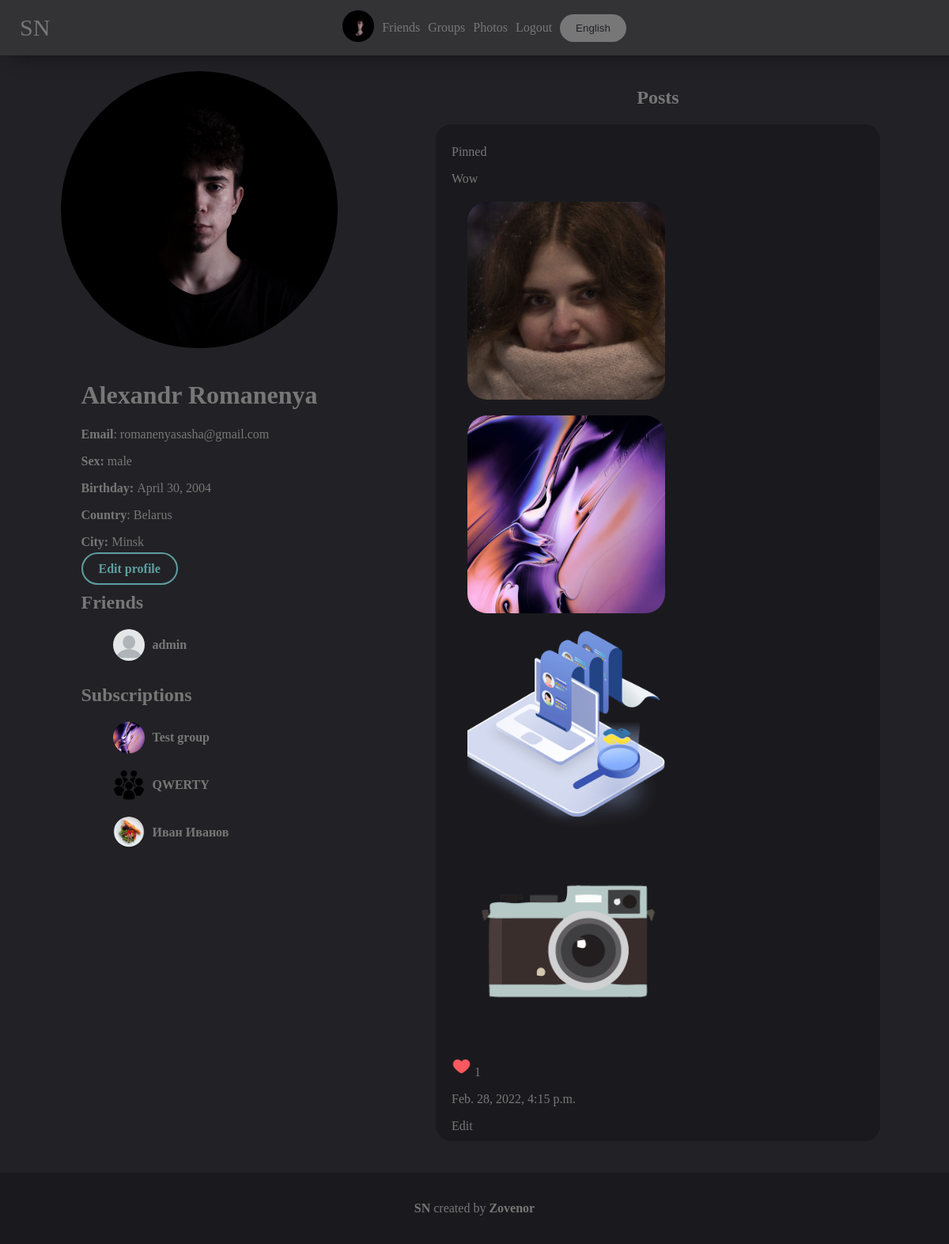
The page /account (signed in) on the database as committed earlier.
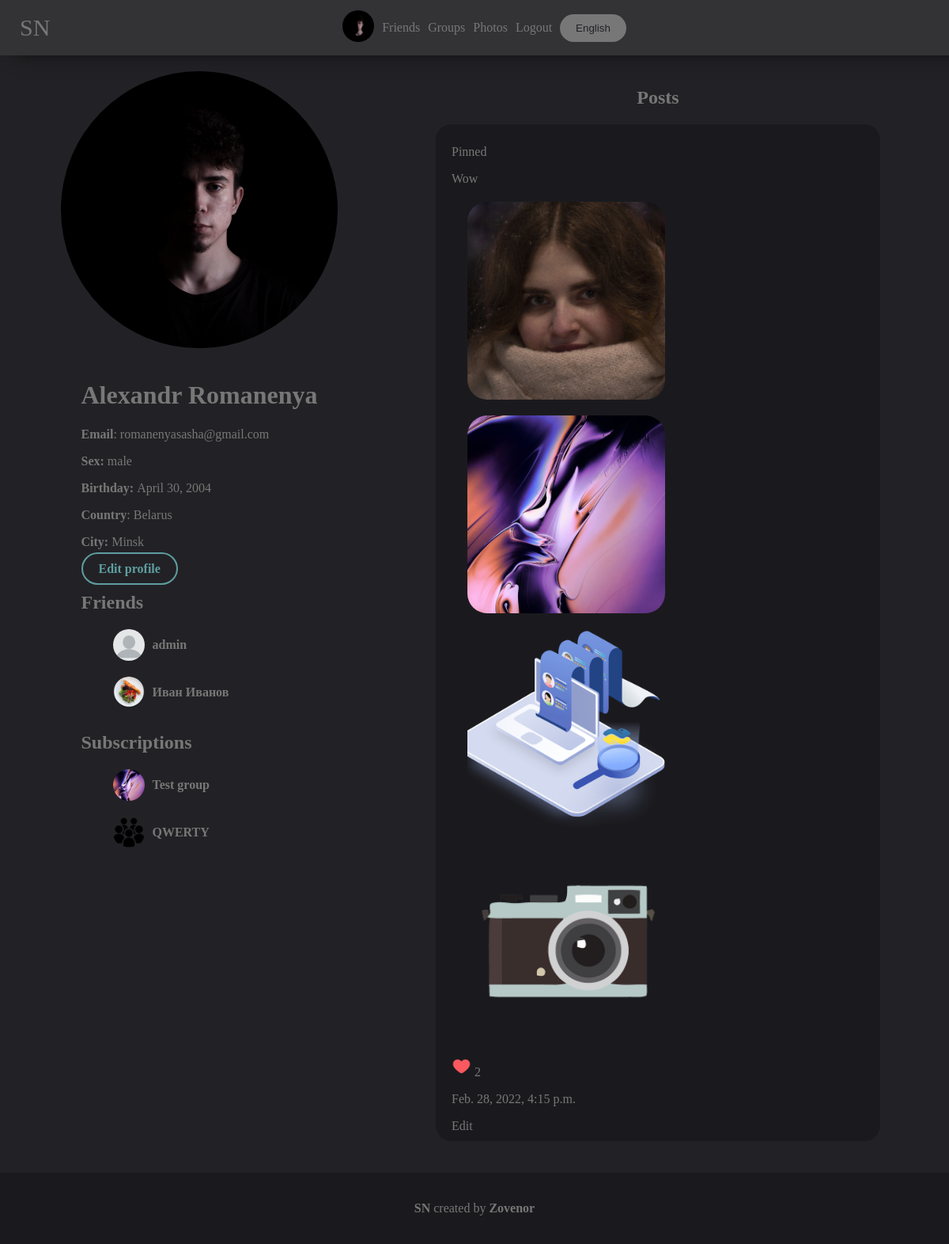
The same page on the database as committed later.
### mainpage/models.py (models this page shows, shortened)
class Friend(models.Model):
    user1 = models.IntegerField()
    user2 = models.IntegerField()
    def get_user1(self):
        try:
            return UserDetail.objects.get(user=self.user1)
        except:
            return None
    def get_user2(self):
        try:
            return UserDetail.objects.get(user=self.user2)
        except:
            return None

class UserDetail(models.Model):
    user = models.ForeignKey(User, on_delete=models.CASCADE)
    age = models.DateField(null=True, blank=True)
    photo = models.ForeignKey(Photo, on_delete=models.SET_NULL, null=True, blank=True)
    permissions = models.CharField(max_length=10, default="public")
    country = models.CharField(max_length=100, null=True, blank=True)
    city = models.CharField(max_length=100, null=True, blank=True)
    sex = models.CharField(max_length=10, choices=(('male', 'male'), ('female', 'female'), ('None', 'None')),
                           default=('None', 'None'))
    def get_photo(self):
        if self.photo:
            return self.photo
        else:
            return settings.STATIC_URL + "/mainpage/img/user.png"

class Group(models.Model):
    followers = models.ManyToManyField(UserDetail, related_name="followers", null=True, blank=True)
    name = models.CharField(max_length=250)
    description = models.TextField(null=True, blank=True)
    groupname = models.CharField(max_length=100, unique=True)
    photo = models.ForeignKey(Photo, on_delete=models.SET_NULL, null=True, blank=True)
    admin = models.ForeignKey(UserDetail, on_delete=models.SET_NULL, null=True, blank=True)
    editors = models.ManyToManyField(UserDetail, related_name="editors", null=True, blank=True)
    def get_photo(self):
        if self.photo:
            return self.photo
        else:
            return settings.STATIC_URL + "/mainpage/img/group.jpg"

class Photo(models.Model):
    photo = models.ImageField(upload_to='photos')
    date = models.DateTimeField(auto_now=True)
    user = models.ForeignKey(User, on_delete=models.SET_NULL, null=True)
    permissions = models.CharField(max_length=10, default="public")
    def __str__(self):
        return self.photo.url

class Follower(models.Model):
    user1 = models.IntegerField()
    user2 = models.IntegerField()
    def get_user2(self):
        try:
            return UserDetail.objects.get(user=self.user2)
        except:
            return None

class Post(models.Model):
    author = models.CharField(max_length=100, null=True, blank=True)
    text = models.TextField()
    photos = models.ManyToManyField(Photo, related_name="photos", null=True, blank=True)
    pinned = models.BooleanField(default=False)
    date = models.DateTimeField(auto_now=True)
    likes = models.ManyToManyField(UserDetail, null=True, blank=True)
    def count_likes(self):
        return self.likes.count()
    def get_author(self):
        if self.author[0:3] == 'usr':
            return UserDetail.objects.get(user=User.objects.get(id=self.author[3:]))
        elif self.author[0:2] == "gr":
            return Group.objects.get(id=self.author[2:])
        else:
            return None

### mainpage/views.py (the view, shortened to what this page needs)
# urls.py: path('account', views.YourAccountView.as_view()),
class YourAccountView(View):
    @user_is_authenticated
    def get(self, request, **kwargs):
        return AccountIDView.get(self, request, id=request.user.id,
                                 user_view=UserDetail.objects.get(user=request.user.id))

### mainpage/views.py (called while the page is built)
def base(func):
    def wrapper(self, request, content={}, *args, **kwargs):
        if request.user.is_authenticated:
            content.update({'your_user': UserDetail.objects.get(user=request.user)})
        return func(self, request, content=content, **kwargs)
    return wrapper

def get_sex(request, sex):
    if sex == 'male':
        return get_wordlist(request).Account.sex_names['male']
    elif sex == 'female':
        return get_wordlist(request).Account.sex_names['female']
    else:
        return get_wordlist(request).Account.sex_names['none']

def user_is_authenticated(func):
    def redir(self, request):
        return redirect('/login')
    def wrapper(self, request, **kwargs):
        if request.user.is_authenticated:
            return func(self, request, **kwargs)
        else:
            return redir(self, request)
    return wrapper

def get_wordlist(request):
    langs_list = {
        'en': langs.EN,
        'ru': langs.RU,
    }
    if 'lang' in request.COOKIES:
        lang = request.COOKIES['lang']
        try:
            return langs_list[lang]
        except:
            return langs_list['en']
    else:
        return langs_list['en']

### mainpage/templates/mainpage/account.html (shortened to what the changed rows need)
{% extends 'mainpage/base.html' %}
{% load static %}
{% block content %}
    <link rel="stylesheet" href="{% static 'mainpage/account.css' %}">
    {% if choose_photo == True %}
        {% for el in photos_library %}
            <a href="?choose_photo_by_id={{ el.id }}">
                <div class="account_photo" style="background-image: url('{{ el }}')"></div>
            </a>
        {% endfor %}
    {% else %}
        <div class="account">
            <div class="info">
                {% if edit_permissions == False %}
                    <h1>{{ user_view.user.first_name }} {{ user_view.user.last_name }}</h1>
                    {% if permissions != 'closed' %}
                        <section class="friends">
                            <h1>{{ list.friends }}</h1>
                            <ul>
                                {% for el in friends %}
                                    <li class="user">
                                        {% if el.user1 == user_view.user.id %}
                                            <a class="user" href="/{{ el.get_user2.user.username }}">
                                                <div class="user_photo"
                                                     style="background-image: url('{{ el.get_user2.get_photo }}')"></div>
                                                <b>{{ el.get_user2.user.first_name }} {{ el.get_user2.user.last_name }}</b>
                                            </a>
                                        {% else %}
                                            <a class="user" href="/{{ el.get_user1.user.username }}">
                                                <div class="user_photo"
                                                     style="background-image: url('{{ el.get_user1.get_photo }}')"></div>
                                                <b>{{ el.get_user1.user.first_name }} {{ el.get_user1.user.last_name }}</b>
                                            </a>
                                        {% endif %}
                                    </li>
                                {% endfor %}
                            </ul>
                        </section>
                        <section class="subscriptions">
                            <h1>{{ list.subscriptions }}</h1>
                            <ul>
                                {% for el in groups %}
                                    <li class="group">
                                        <a class="user" href="/{{ el.groupname }}">
                                            <div class="user_photo"
                                                 style="background-image: url('{{ el.get_photo }}')"></div>
                                            <b>{{ el.name }}</b>
                                        </a>
                                    </li>
                                {% endfor %}
                                {% for el in following %}
                                    <li class="user">
                                        <a class="user" href="/{{ el.get_user2.user.username }}">
                                            <div class="user_photo"
                                                 style="background-image: url('{{ el.get_user2.get_photo }}')"></div>
                                            <b>{{ el.get_user2.user.first_name }} {{ el.get_user2.user.last_name }}</b>
                                        </a>
                                    </li>
                                {% endfor %}
                            </ul>
                        </section>
                    {% endif %}
                {% endif %}
            </div>
        </div>
        {% if permissions != 'closed' %}
            <section class="posts">
                <h1>{{ list.posts }}</h1>
                {% if posts or pinned_posts %}
                    {% for el in pinned_posts %}
                        <div class="post" id="post{{ el.id }}">
                            <p>{{ list.pinned }}</p>
                            <p class="text">{{ el.text }}</p>
                            <div class="photos">
                                {% for photo in el.photos.all %}
                                    <div class="photo" style="background-image: url('{{ photo }}')"></div>
                                {% endfor %}
                            </div>
                            <div onclick="like({{ el.id }})" class="like_img" id="like_img_{{ el.id }}">
                                {% if your_user in el.likes.all %}
                                    <img width="25px" src="{% static 'mainpage/img/like.png' %}">
                                {% else %}
                                    <img style="filter: invert(1); opacity: 0.75" width="25px"
                                         src="{% static 'mainpage/img/no-like.png' %}">
                                {% endif %}
                                <span id="like_{{ el.id }}" class="like">{{ el.count_likes }}</span>
                            </div>
                            <p class="date">{{ el.date }}</p>
                            {% if el.get_author.user == request.user %}
                                <a href="/edit_post?post={{ el.id }}">{{ list.edit_post }}</a>
                            {% endif %}
                        </div>
                    {% endfor %}
                {% else %}
                    {{ list.no_posts }}
                {% endif %}
            </section>
        {% else %}
            <h1 class="posts" style="justify-content: center; align-items: center">{{ list.permissions }}</h1>
        {% endif %}
    {% endif %}
{% endblock %}

Rows that differ between the two databases and show on the page:
removed Follower: get_user2.get_photo (picture), get_user2.user.first_name "Иван", get_user2.user.last_name "Иванов"
added Friend: get_user1.get_photo (picture), get_user1.user.first_name "Иван", get_user1.user.last_name "Иванов"
computed for Post "Wow": count_likes "1" → "2"
